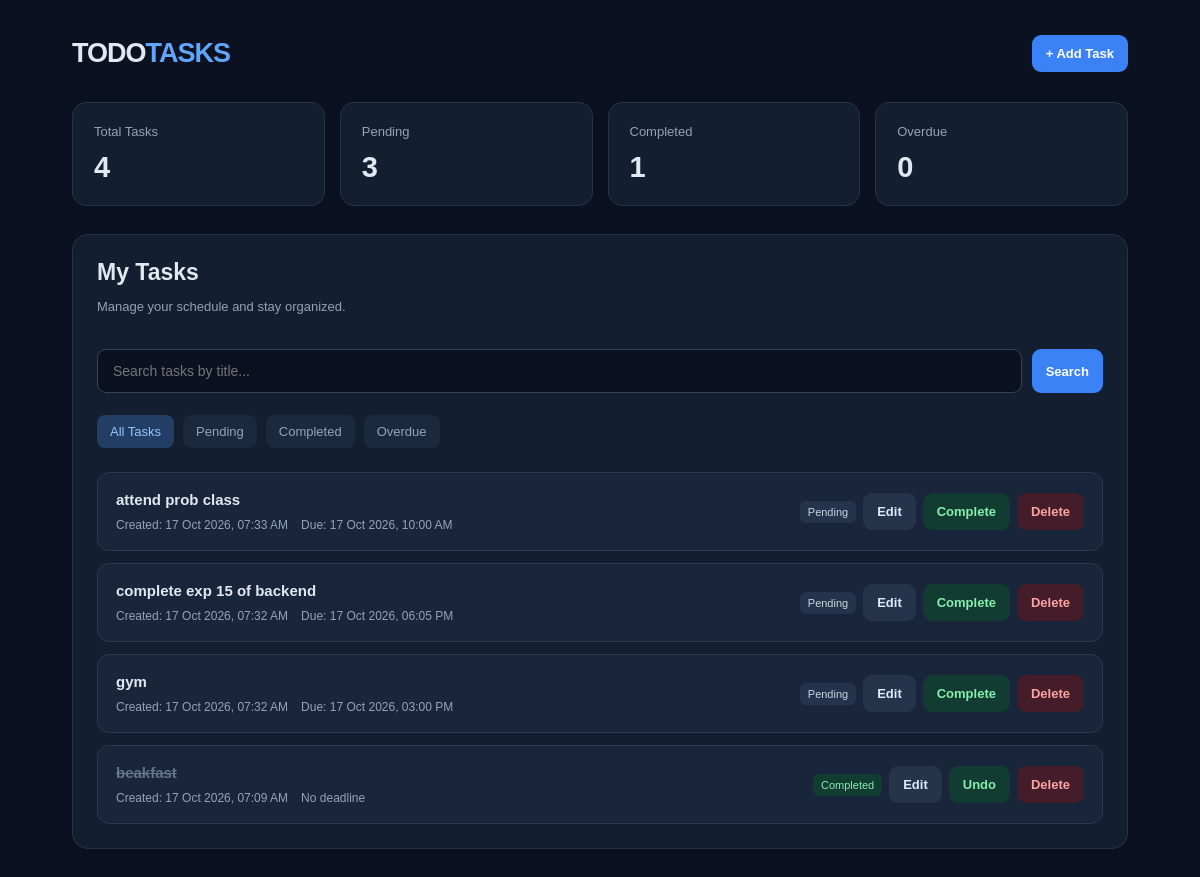
The page / on the database its author committed.
### todo/models.py (models this page shows, shortened)
class Task(models.Model):
    title = models.CharField(max_length=200)
    completed = models.BooleanField(default=False)
    created_at = models.DateTimeField(auto_now_add=True)
    due_at = models.DateTimeField(null=True,blank=True)
    class Meta:
        ordering = ['completed','-created_at']

### todo/views.py (the view)
# urls.py: path('',views.index,name='index'),
def index(request):
    query=request.GET.get('q','').strip()
    status=request.GET.get('status','all')
    tasks=Task.objects.all()
    if query:
        tasks=tasks.filter(title__icontains=query)
    if status=='pending':
        tasks=tasks.filter(completed=False)
    elif status=='completed':
        tasks=tasks.filter(completed=True)
    elif status=='overdue':
        tasks=tasks.filter(
            completed=False,
            due_at__lt=timezone.now()
        )
    total_count=Task.objects.count()
    completed_count=Task.objects.filter(completed=True).count()
    pending_count=Task.objects.filter(completed=False).count()
    overdue_count=Task.objects.filter(
        completed=False,
        due_at__lt=timezone.now()
    ).count()
    context={
        'tasks':tasks,
        'query':query,
        'status':status,
        'total_count':total_count,
        'completed_count':completed_count,
        'pending_count':pending_count,
        'overdue_count':overdue_count,
        'now':timezone.now(),
    }
    return render(request,'todo/index.html',context)

### todo/templates/todo/index.html (shortened to what this page needs)
<!DOCTYPE html>
<html lang="en">
<head>
</head>
<body>
    <main class="app">
        <header class="topbar">
            <div class="brand">TODO<span>TASKS</span></div>
            <a class="primary" href="{% url 'add_task' %}">+ Add Task</a>
        </header>
        <section class="stats">
            <article class="stat">
                <div class="stat-label">Total Tasks</div>
                <div class="stat-value">{{ total_count }}</div>
            </article>
            <article class="stat">
                <div class="stat-label">Pending</div>
                <div class="stat-value">{{ pending_count }}</div>
            </article>
            <article class="stat">
                <div class="stat-label">Completed</div>
                <div class="stat-value">{{ completed_count }}</div>
            </article>
            <article class="stat">
                <div class="stat-label">Overdue</div>
                <div class="stat-value">{{ overdue_count }}</div>
            </article>
        </section>
        <section class="workspace">
            <div class="workspace-head">
                <div>
                    <h1>My Tasks</h1>
                    <p class="muted">Manage your schedule and stay organized.</p>
                </div>
            </div>
            <form class="search-form" method="GET" action="{% url 'index' %}">
                <input class="search-input" type="search" name="q" value="{{ query }}" placeholder="Search tasks by title...">
                <button class="primary" type="submit">Search</button>
            </form>
            <nav class="filters">
                <a class="filter {% if status == 'all' %}active{% endif %}" href="{% url 'index' %}?status=all">All Tasks</a>
                <a class="filter {% if status == 'pending' %}active{% endif %}" href="{% url 'index' %}?status=pending">Pending</a>
                <a class="filter {% if status == 'completed' %}active{% endif %}" href="{% url 'index' %}?status=completed">Completed</a>
                <a class="filter {% if status == 'overdue' %}active{% endif %}" href="{% url 'index' %}?status=overdue">Overdue</a>
            </nav>
            <div class="task-list">
                {% for task in tasks %}
                    <article class="task">
                        <div class="task-main">
                            <div class="task-title {% if task.completed %}done{% endif %}">{{ task.title }}</div>
                            <div class="task-meta">
                                <span>Created: {{ task.created_at|date:"d M Y, h:i A" }}</span>
                                {% if task.due_at %}
                                    <span>Due: {{ task.due_at|date:"d M Y, h:i A" }}</span>
                                {% else %}
                                    <span>No deadline</span>
                                {% endif %}
                            </div>
                        </div>
                        <div class="task-actions">
                            {% if task.completed %}
                                <span class="badge completed">Completed</span>
                            {% elif task.due_at and task.due_at < now %}
                                <span class="badge overdue">Overdue</span>
                            {% else %}
                                <span class="badge">Pending</span>
                            {% endif %}
                            <a class="secondary" href="{% url 'edit_task' task.id %}">Edit</a>
                            <form method="POST" action="{% url 'toggle_task' task.id %}">
                                <button class="complete" type="submit">{% if task.completed %}Undo{% else %}Complete{% endif %}</button>
                            </form>
                            <form method="POST" action="{% url 'delete_task' task.id %}" onsubmit="return confirm('Are you sure you want to delete this task?')">
                                <button class="danger" type="submit">Delete</button>
                            </form>
                        </div>
                    </article>
                {% empty %}
                    <div class="empty">
                        <h3>No tasks found</h3>
                        <p>Try another search or create a new task.</p>
                        <a class="primary" href="{% url 'add_task' %}">Create Task</a>
                    </div>
                {% endfor %}
            </div>
        </section>
    </main>
</body>
</html>

### todo/templates/todo/index.html (style rules this page uses)
* { box-sizing:border-box }
:root { color-scheme:dark }
body { margin:0;min-height:100vh;background:#0b1120;color:#e2e8f0;font-family:Arial,sans-serif }
.app { max-width:1100px;margin:auto;padding:35px 22px }
.topbar { display:flex;justify-content:space-between;align-items:center;gap:15px;margin-bottom:30px }
.brand { font-size:27px;font-weight:750;letter-spacing:-1px }
.brand span { color:#60a5fa }
.primary,.secondary,.danger,.complete { display:inline-block;border:0;border-radius:9px;padding:11px 14px;text-decoration:none;font-size:13px;font-weight:650;cursor:pointer }
.primary { background:#3b82f6;color:white }
.secondary { background:#263449;color:#dbeafe }
.danger { background:#451c29;color:#fca5a5 }
.complete { background:#123b32;color:#86efac }
.stats { display:grid;grid-template-columns:repeat(4,minmax(0,1fr));gap:15px;margin-bottom:28px }
.stat { padding:21px;background:#131e30;border:1px solid #263449;border-radius:14px }
.stat-label { font-size:13px;color:#94a3b8 }
.stat-value { margin-top:12px;font-size:29px;font-weight:750 }
.workspace { padding:24px;background:#131e30;border:1px solid #263449;border-radius:16px }
.workspace-head { display:flex;justify-content:space-between;align-items:center;gap:15px;margin-bottom:22px }
h1 { font-size:23px;margin:0 }
.muted { color:#94a3b8;font-size:13px }
.search-form { display:flex;gap:10px;margin-bottom:22px }
.search-input { flex:1;min-width:0;padding:13px 15px;background:#0b1120;border:1px solid #34445d;border-radius:9px;color:white;font-size:14px }
.filters { display:flex;flex-wrap:wrap;gap:9px;margin-bottom:24px }
.filter { padding:9px 13px;background:#1b293e;border-radius:8px;text-decoration:none;color:#94a3b8;font-size:13px }
.filter.active { background:#233e64;color:#93c5fd }
.task-list { display:grid;gap:12px }
.task { display:flex;justify-content:space-between;align-items:center;gap:18px;padding:18px;background:#18253a;border:1px solid #293950;border-radius:12px;transition:border-color .2s,transform .2s }
.task-main { min-width:0;flex:1 }
.task-title { font-size:15px;font-weight:650;overflow-wrap:anywhere }
.task-title.done { color:#64748b;text-decoration:line-through }
.task-meta { display:flex;flex-wrap:wrap;gap:13px;margin-top:10px;color:#94a3b8;font-size:12px }
.badge { padding:5px 8px;border-radius:6px;background:#24344c;color:#cbd5e1;font-size:11px;white-space:nowrap }
.badge.completed { background:#123b32;color:#86efac }
.task-actions { display:flex;align-items:center;flex-wrap:wrap;gap:7px }
.task-actions form { margin:0 }

### rows shown on the page
Task: title "attend prob class", created_at "17 Oct 2026, 07:33 AM", due_at "17 Oct 2026, 10:00 AM", completed "Pending"
Task: title "complete exp 15 of backend", created_at "17 Oct 2026, 07:32 AM", due_at "17 Oct 2026, 06:05 PM", completed "Pending"
Task: title "gym", created_at "17 Oct 2026, 07:32 AM", due_at "17 Oct 2026, 03:00 PM", completed "Pending"
Task: title "beakfast", created_at "17 Oct 2026, 07:09 AM", shows "No deadline", completed "Completed"

### other values the page prints
{{ total_count }} "4"
{{ pending_count }} "3"
{{ completed_count }} "1"
{{ overdue_count }} "0"
